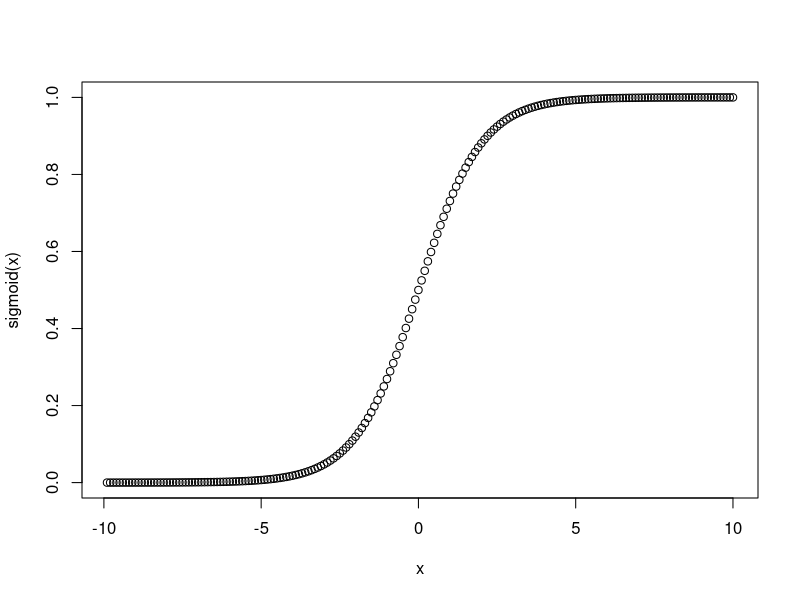

This chart was generated by the following R code:
#R sieć neuronowa
#https://en.wikipedia.org/wiki/Backpropagation
#https://aimatters.wordpress.com/2015/12/19/a-simple-neural-network-in-octave-part-1/
#Zamieszczone przykłady dadzą się uruchomić jeśli zainstalujecie pakiety R 
#(w linuxie na roocie w konsoli R, żeby nie instalować na lokalnym koncie):
pkglist<-c("clusterGeneration","corrplot","nnet","neuralnet","RSNNS","reshape","rockchalk","fifer","ade4","sqldf","plyr","dplyr")
pkgcheck <- pkglist %in% row.names(installed.packages())
pkglist[!pkgcheck]
#for(i in pkglist[!pkgcheck]){install.packages(i,depend=TRUE)}
#funkcja progowa sigmoidalna
sigmoid <- function(x) {
  1.0 / (1.0 + exp(-x))
}
#generuje x od -100 do 100 i dzielę przez 10, aby mieć od -10 do 10 z gęstszym upakowaniem 
x <- (c(1:200)-100)/10
plot(x,sigmoid(x))

#ustawiamy początek pseudolosowego generatora, aby zawsze mieć te same wyniki
set.seed(1235)

A1=c(1,0,0)
#dwa sposoby na generację macierzy dwuwymiarowej
# w tym przypadku wszystkich połaczeń między wejściem X1 i X2 oraz 3 neuronami warstwy środkowej
nkolumn=3
mwierszy=2 
THETA1<-t(replicate(mwierszy, runif(nkolumn,-1,1)))
THETA1<-matrix(runif(mwierszy*nkolumn), ncol=nkolumn)

# w tym przypadku wszystkich połaczeń między wyjściem z sieci neuronowej oraz neuronem na wyjściu
nkolumn=3
mwierszy=1 
THETA2<-matrix(runif(mwierszy*nkolumn), ncol=nkolumn)

Z2 <- THETA1 %*% A1
A2 <- c(1, sigmoid(Z2))
Z3 <- c(THETA2 %*% A2)
h <- sigmoid(Z3)
h

alfa<-1
y <- 0
J <- ((y * log(h)) + ((1 - y) * log(1 - h))) * -1
delta3 = h - y
#pochodna sigmoid(Z) równa się sigmoid(Z)*(1-sigmoid(Z))
delta2<-(t(THETA2) %*% delta3 * A2 * (1 - A2))[-1]
THETA2<-THETA2-alfa*delta3%*%t(A2)
THETA1<-THETA1-alfa*delta2%*%t(A1)

Z2 <- THETA1 %*% A1
A2 <- c(1, sigmoid(Z2))
Z3 <- c(THETA2 %*% A2)
h <- sigmoid(Z3)
h


